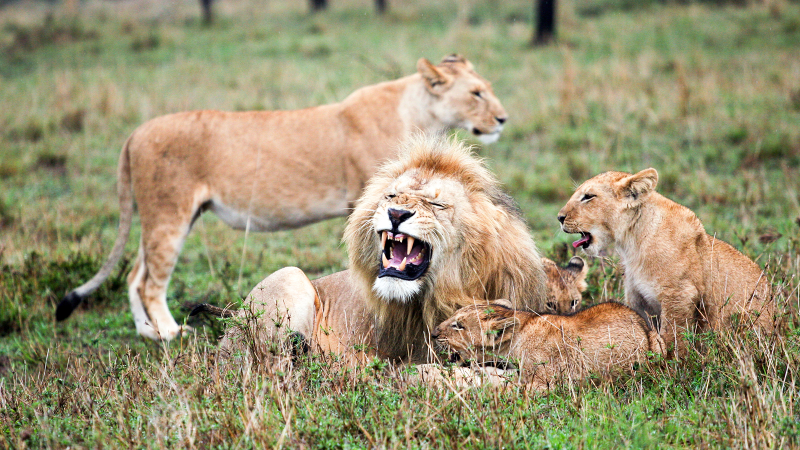
//> input picture build/data/lion.jpg, 1600 x 900 px (shown at 1/2 size)
$ ./CannyEdgeDetection   (built with g++ and OpenCV 4)
//> lines starting //> are read from the running program, lines starting //| are printed output that depends on the picture
#include <opencv2/imgproc.hpp>
#include <opencv2/highgui.hpp>

int main()
{
	//image container
	cv::Mat img = cv::imread("data/lion.jpg");
//> img is the input picture: 900 rows x 1600 cols, CV_8UC3; mean B, G, R 114.1, 147.3, 154.6

	cv::Mat img_processed;
	cv::Mat img_canny;

	//image resize
	cv::resize(img, img_processed, cv::Size(img.cols/2, img.rows/2));
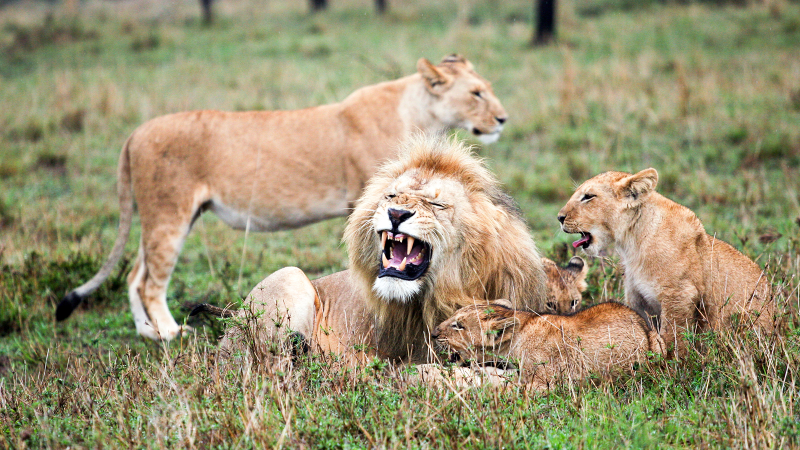
//> img_processed: 450 rows x 800 cols, CV_8UC3; mean B, G, R 114.2, 147.4, 154.7

	//To rotate the image by 45degrees
	if (0) {
	cv::Mat R = cv::getRotationMatrix2D(cv::Point2f(img.cols / 2, img.rows / 2), 45, 1);
	cv::warpAffine(img, img_processed, R, img.size());
	}

	//Gaussian Blur
	cv::Mat img_blurred;
	cv::blur(img_processed, img_blurred, cv::Size(1,1));

	///Canny Edge Detection
	cv::Canny(img_blurred,img_canny,100,200);
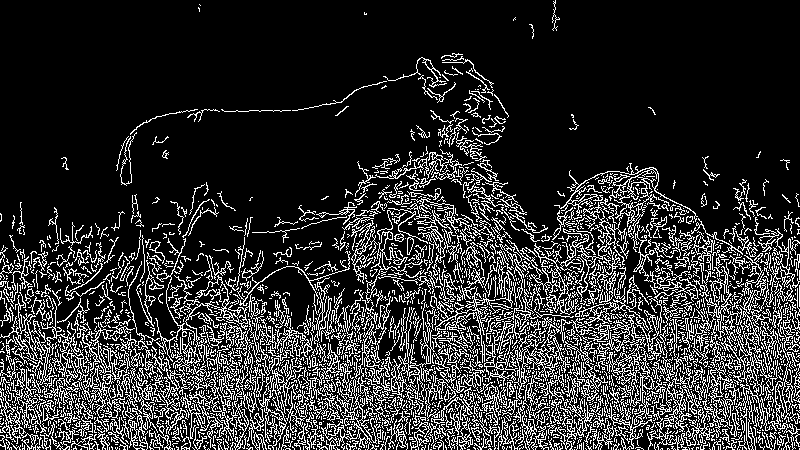
//> img_canny: 450 rows x 800 cols, CV_8UC1; 18.2% white in thin lines or dots

	//Image Display
	cv::imshow("img", img);
	cv::waitKey();
	cv::imshow("img",img_processed);
	cv::waitKey();
	cv::imshow("img",img_blurred);
	cv::waitKey();
	cv::imshow("img",img_canny);
	cv::waitKey();

	cv::imwrite("data/CannyImage.jpg",img_canny);
}

$ run again, with build/data/faces.jpg copied over build/data/lion.jpg
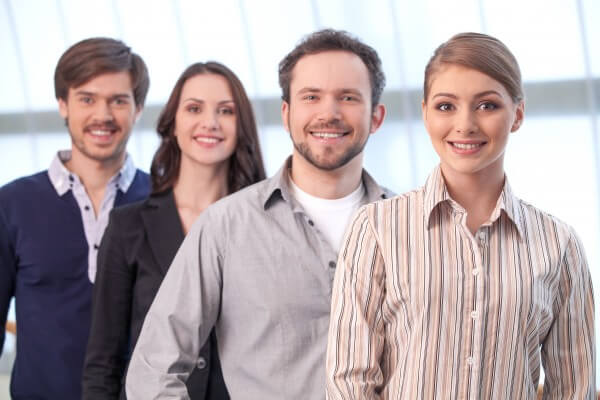
//> input picture build/data/faces.jpg, 600 x 400 px
//> img is the input picture: 400 rows x 600 cols, CV_8UC3; mean B, G, R 169.2, 167.2, 180.9
//> `cv::resize(img, img_processed, cv::Size(img.cols/2, img.rows/2));`:
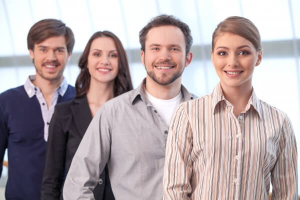
//> img_processed: 200 rows x 300 cols, CV_8UC3; mean B, G, R 169.3, 167.3, 181.1
//> `cv::Canny(img_blurred,img_canny,100,200);`:
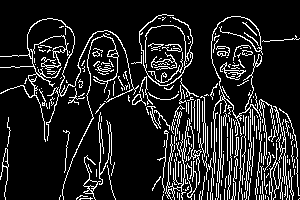
//> img_canny: 200 rows x 300 cols, CV_8UC1; 13.8% white in thin lines or dots
